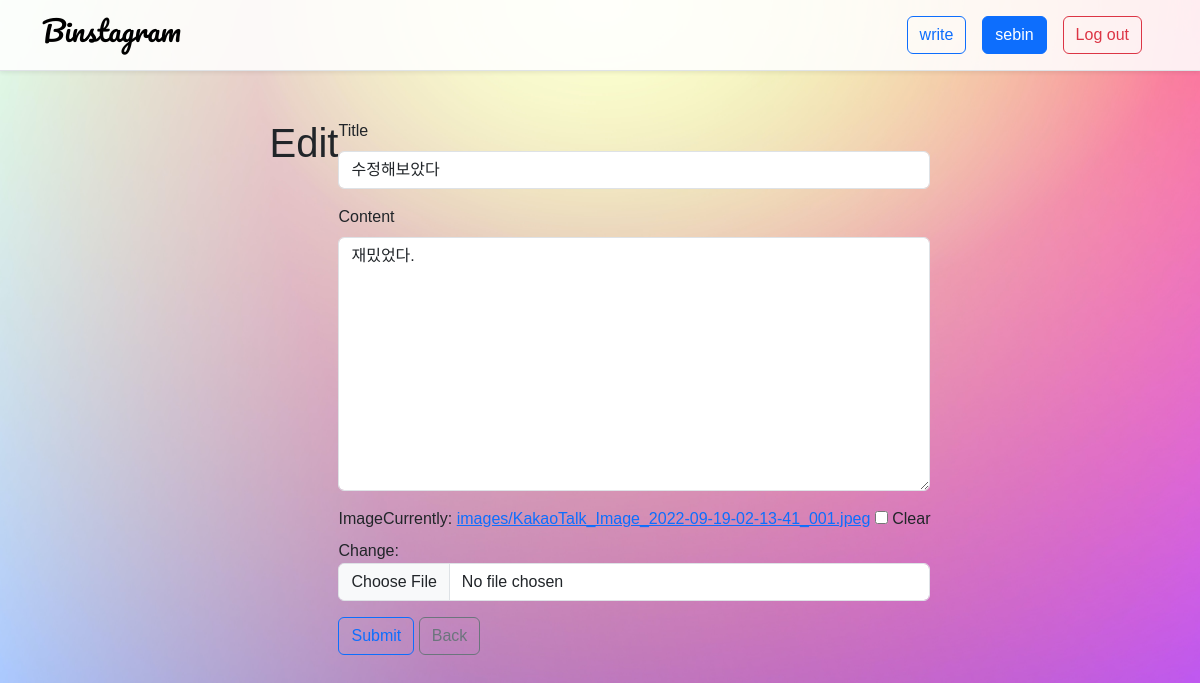
The page /7/update/ (signed in) on the database its author committed.
### accounts/models.py (models this page shows)
class User(AbstractUser):
    pass

### articles/models.py (models this page shows)
class Article(models.Model):
    title = models.CharField(max_length=80)
    content = models.TextField()
    created_at = models.DateTimeField(auto_now_add=True)
    image = ProcessedImageField(
        upload_to='images/',
        blank=True,
        processors=[ResizeToFill(500,500)],
        format='JPEG',
        options={'quality':80}
        )
    user = models.ForeignKey(settings.AUTH_USER_MODEL, on_delete=models.CASCADE)

### articles/views.py (the view)
# urls.py: path('<int:pk>/update/', views.update, name='update'),
@login_required
def update(request, pk):
    article = Article.objects.get(pk=pk)
    if request.user == article.user:
        if request.method == 'POST':
            form = ArticleForm(request.POST, request.FILES, instance=article)
            if form.is_valid():
                article = form.save(commit=False)
                article.user = request.user
                article.save()
                messages.success(request, '글이 수정되었습니다.')
                return redirect('articles:detail', article.pk)
        else:
            form = ArticleForm(instance=article)
        context = {
            'form' : form
        }
        return render(request, 'articles/form.html', context)
    else:
        messages.warning(request, '작성자만 수정할 수 있습니다.')
        return redirect('articles:detail', article.pk)

### articles/forms.py
class ArticleForm(forms.ModelForm):
    class Meta:
        model = Article
        fields = ['title', 'content', 'image',]

### articles/templates/articles/form.html (shortened to what this page needs)
{% extends 'base.html' %}
{% load django_bootstrap5 %}
{% load static %}
{% block content %}
{% if request.resolver_match.url_name == 'create' %}
  <h1>write</h1>
  <form method="POST" enctype="multipart/form-data">
    {% csrf_token %}
    {% bootstrap_form form %}
    <input class="btn btn-outline-primary" type="submit" value="Submit">
    <a class="btn btn-outline-secondary" href="{% url 'articles:index' %}">Back</a>
  </form>
{% else %}
  <h1>Edit</h1>
  <form method="POST" enctype="multipart/form-data">
    {% bootstrap_form form %}
    <input class="btn btn-outline-primary" type="submit" value="Submit">
    <a class="btn btn-outline-secondary" href="{% url 'articles:index' %}">Back</a>
  </form>
{% endif %}
{% endblock %}

### templates/base.html (shortened to what this page needs)
{% load django_bootstrap5 %}
{% load static %}
<!DOCTYPE html>
<html lang="en">
<head>
  <link rel="stylesheet" href="{% static 'css/style.css' %}">
  {% bootstrap_css %}
</head>
<body class="body bg-light">
  <nav class="shadow-sm sticky-top navbar navbar-expand-lg border-bottom" style="background-color: rgba(255, 255, 255, 0.871);">
    <div class="container">
      <a class="navbar-brand" href="{% url 'articles:index' %}"><h1 class="logo">Binstagram</h1></a>
      <div class="collapse navbar-collapse justify-content-end" id="navbarNav">
        <ul class="navbar-nav">
          {% if user.is_authenticated %}
          <li class="nav-item">
            <a class="btn btn-outline-primary me-3 my-2" href="{% url 'articles:create' %}">write</a>
          </li>
          <li class="nav-item me-3 my-2">
            <a class="btn btn-primary" href="{% url 'accounts:detail' user.pk %}">{{ user }}</a>
          </li>
          <li class="nav-item me-3 my-2">
            <a class="btn btn-outline-danger" href="{% url 'accounts:logout' %}">Log out</a>
          </li>
          {% endif %}
        </ul>
      </div>
    </div>
  </nav>
  <div class="container d-flex justify-content-center mt-5">
  {% block content %}
  {% endblock %}
  </div>
</body>
</html>

### static/css/style.css (style rules this page uses)
.body { font-family: 'Montserrat', sans-serif; font-family: 'Noto Sans KR', sans-serif; min-height: 100vh; width: 100vw; background-image: url('../images/2.jpg'); background-repeat : no-repeat; background-size : cover; }
.logo { font-size: 28px; font-family: 'Pacifico', cursive; }

### rows shown on the page
User: username "sebin"
Article: title "수정해보았다", content "재밌었다."
